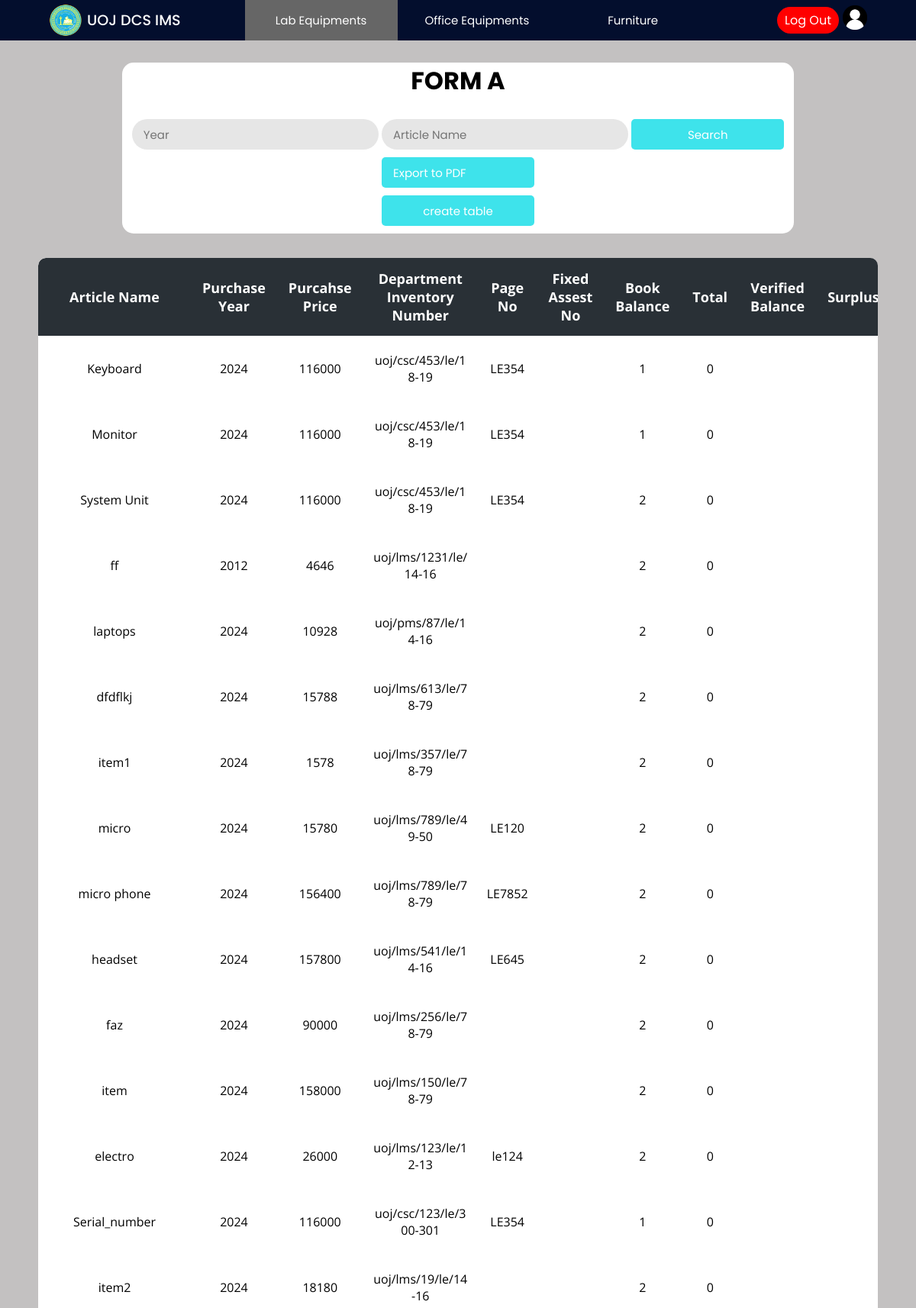
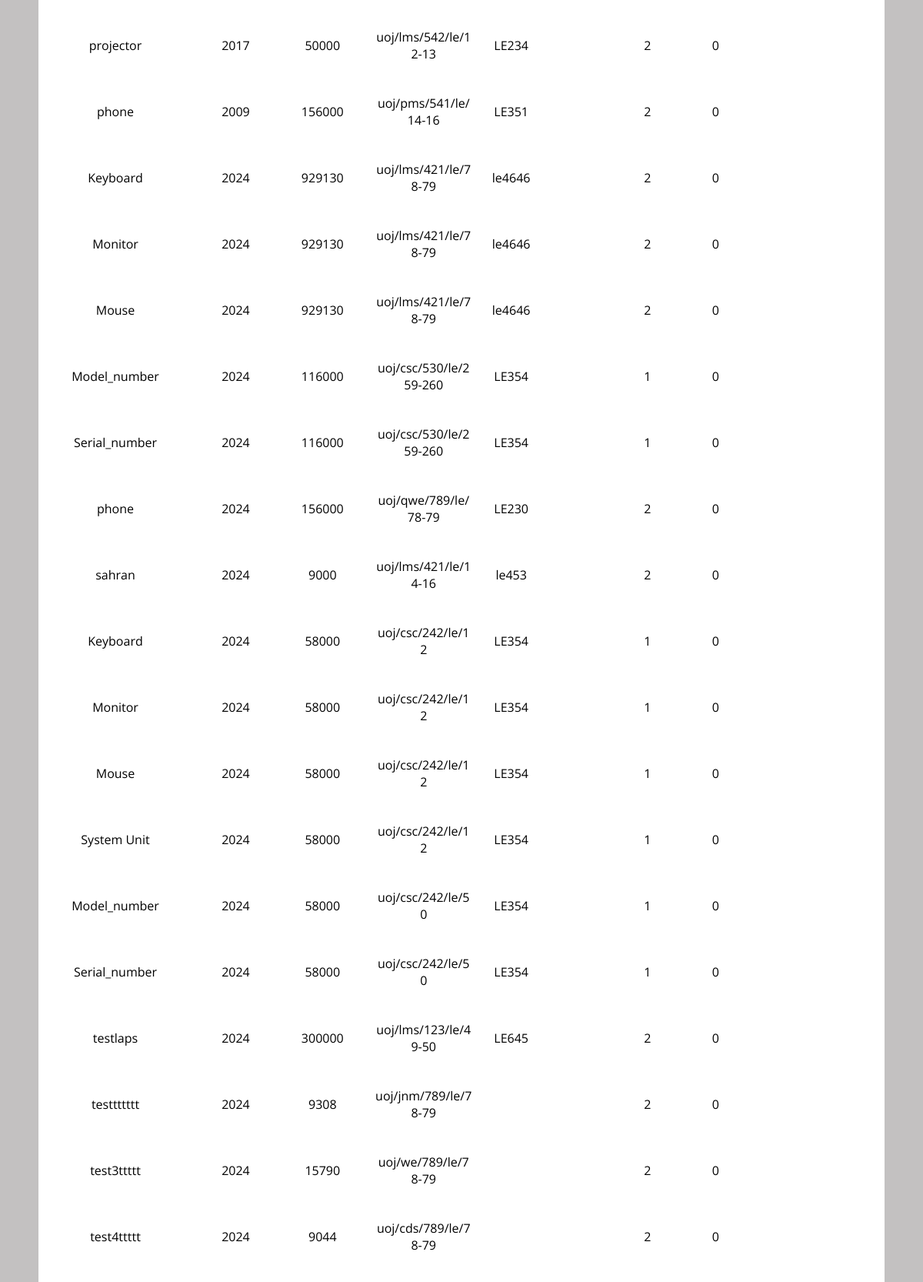
/Project/lab/labForm_A.php (signed in, upper part), run on the app's committed database (2 pictures, top to bottom).
### tables this page shows
CREATE TABLE `forma_table` (
  `description` varchar(200) NOT NULL,
  `purchase_year` year(4) NOT NULL,
  `purchase_value` decimal(10,0) NOT NULL,
  `master_inventory_no` varchar(50) NOT NULL,
  `dept_inventory_no` varchar(50) NOT NULL,
  `page_no` varchar(20) NOT NULL,
  `fixed_asset_no` varchar(50) NOT NULL,
  `book_balance` int(11) NOT NULL,
  `total` int(11) NOT NULL,
  `verified_balance` varchar(50) NOT NULL,
  `surplus` varchar(50) NOT NULL,
  `deficit` varchar(50) NOT NULL,
  `remarks` varchar(100) NOT NULL
);

### Project/lab/labForm_A.php (the view, shortened to what this page needs)
<?php
include("../config/connection.php");
if (isset($_GET['search'])) {
    $purchase_year = $_GET['year'];
    $description = $_GET['name'];
    if (!(empty($purchase_year)) and  !(empty($description))) {
        $queryinvoice = "SELECT * FROM forma_table WHERE purchase_year <= $purchase_year AND description='$description' ";
    } elseif (!(empty($purchase_year))) {
        $queryinvoice = "SELECT * FROM forma_table WHERE purchase_year <= $purchase_year ";
    } elseif (!(empty($description))) {
        $queryinvoice = "SELECT * FROM forma_table WHERE description='$description' ";
    } else {
        $queryinvoice = "SELECT * FROM forma_table ";
    }
    $resultinvoice = mysqli_query($con, $queryinvoice);
} else {
    $queryinvoice = "SELECT * FROM forma_table";
}
?>
<!DOCTYPE html>
<html lang="en">
<head>
    <link rel="stylesheet" href="../css/lab.css">
    <link rel="stylesheet" href="../css/main.css">
</head>
<body>
    <?php include "../header/header.php"; ?>
    <div class="main-container">
        <div class="container">
            <h2>FORM A</h2>
            <div>
                <form action="labForm_A.php" method="get">
                    <input type="number" placeholder="Year" name="year" value="<?php if (isset($_POST['year'])) {
                                                                                    echo $_POST['year'];
                                                                                } ?>" />
                    <input type="text" placeholder="Article Name" name="name" value="<?php if (isset($_POST['name'])) {
                                                                                            echo $_POST['name'];
                                                                                        } ?>" />
                    <input class="button" type="submit" name="search" value="Search" />
                    <a href="labForm_A.php?export=true&year=<?php
                                                            if (isset($_GET['year'])) {
                                                                echo urlencode($_GET['year']);
                                                            }
                                                            ?>"><input class="button" value="Export to PDF" /></a>
                </form>
                <a href="formATable.php"><input class="button" type="submit" name="create" value="create table" /></a>
            </div>
        </div>
        <div class="table-con">
            <table>
                <thead>
                    <tr>
                        <th>Article Name</th>
                        <th>Purchase Year</th>
                        <th>Purcahse Price</th>
                        <th>Department Inventory Number</th>
                        <th>Page No</th>
                        <th>Fixed Assest No</th>
                        <th>Book Balance</th>
                        <th>Total</th>
                        <th>Verified Balance</th>
                        <th>Surplus</th>
                    </tr>
                </thead>
                <tbody>
                    <?php
                    $resultinvoice = mysqli_query($con, $queryinvoice);
                    while ($rowinvoice = mysqli_fetch_assoc($resultinvoice)) {
                    ?>
                        <tr>
                            <td class="name"><?php echo $rowinvoice['description'] ?></td>
                            <td><?php echo $rowinvoice['purchase_year'] ?></td>
                            <td><?php echo $rowinvoice['purchase_value'] ?></td>
                            <td class="folio_number"><?php echo $rowinvoice['dept_inventory_no'] ?></td>
                            <td><?php echo $rowinvoice['page_no'] ?></td>
                            <td class="folio_number"><?php echo $rowinvoice['fixed_asset_no'] ?></td>
                            <td><?php echo $rowinvoice['book_balance'] ?></td>
                            <td><?php echo $rowinvoice['total'] ?></td>
                            <td><?php echo $rowinvoice['verified_balance'] ?></td>
                            <td><?php echo $rowinvoice['surplus'] ?></td>
                        </tr>
                    <?php
                    }
                    ?>
                </tbody>
            </table>
        </div>
    </div>
</body>
</html>

### Project/css/lab.css (style rules this page uses)
.main-container { padding: 50px; min-height: 100vh; height: fit-content; background: rgb(195, 193, 193); }
.container { text-align: center; background-color: white; border-radius: 15px; width: 80%; margin: auto; margin-bottom: 2rem; padding: 0 0 10px 0; }
h2 { font-size: 2rem; margin-bottom: 1rem; font-family: 'Poppins', sans-serif; }
.button { background: #3ee3eb; color: white; cursor: pointer; height: 40px; border-radius: 5px; padding: 0 15px 0 15px; border: none; font-family: 'Poppins', sans-serif; width: 200px; margin-top: 10px; }
table { border-collapse: collapse; border-radius: 10px; overflow: hidden; max-width: 100%; margin: 0 auto; position: relative; }
.table-con { border-collapse: collapse; background: #fff; border-radius: 10px; margin: auto; position: relative; font-family: 'Open Sans'; text-align: center; background: #fff; overflow: auto; }
.table-con td.name { max-width: 200px; word-wrap: break-word; min-width: 200px; }
.table-con td.folio_number { max-width: 150px; word-wrap: break-word; }
th { width: 200px; font-size: 18px; background: #293036; color: white; padding: 15px; }
td { padding: 12px; }
input { font-size: 15px; color: #666; background: #e6e6e6; height: 40px; border-radius: 20px; padding: 0 15px 0 15px; border: none; font-family: 'Poppins', sans-serif; }

### Project/css/main.css (style rules this page uses)
* { margin: 0; padding: 0; text-decoration: none; box-sizing: border-box; }
:root { --bg-gradient: linear-gradient(-135deg, #01064a, #21acc2); --bg-gray: #e6e6e6; --text-color: #666; --inp-color: #57b846; }
body { font-family: 'Poppins', sans-serif; }

### Project/css/header.css (style rules this page uses)
* { margin: 0; padding: 0; text-decoration: none; box-sizing: border-box; }
:root { background: linear-gradient(-135deg, #01064a, #21acc2); --bg-gray: #e6e6e6; --text-color: #666; --inp-color: #57b846; }
body { font-family: 'Poppins', sans-serif; margin-top: 30px; }

### data on the page
forma_table: description "Keyboard", purchase_year "2024", purchase_value "116000", dept_inventory_no "uoj/csc/453/le/18-19", page_no "LE354", book_balance "1", total "0"
forma_table: description "Monitor", purchase_year "2024", purchase_value "116000", dept_inventory_no "uoj/csc/453/le/18-19", page_no "LE354", book_balance "1", total "0"
forma_table: description "System Unit", purchase_year "2024", purchase_value "116000", dept_inventory_no "uoj/csc/453/le/18-19", page_no "LE354", book_balance "2", total "0"
forma_table: description "ff", purchase_year "2012", purchase_value "4646", dept_inventory_no "uoj/lms/1231/le/14-16", book_balance "2", total "0"
forma_table: description "laptops", purchase_year "2024", purchase_value "10928", dept_inventory_no "uoj/pms/87/le/14-16", book_balance "2", total "0"
forma_table: description "dfdflkj", purchase_year "2024", purchase_value "15788", dept_inventory_no "uoj/lms/613/le/78-79", book_balance "2", total "0"
forma_table: description "item1", purchase_year "2024", purchase_value "1578", dept_inventory_no "uoj/lms/357/le/78-79", book_balance "2", total "0"
forma_table: description "micro", purchase_year "2024", purchase_value "15780", dept_inventory_no "uoj/lms/789/le/49-50", page_no "LE120", book_balance "2", total "0"
forma_table: description "micro phone", purchase_year "2024", purchase_value "156400", dept_inventory_no "uoj/lms/789/le/78-79", page_no "LE7852", book_balance "2", total "0"
forma_table: description "headset", purchase_year "2024", purchase_value "157800", dept_inventory_no "uoj/lms/541/le/14-16", page_no "LE645", book_balance "2", total "0"
forma_table: description "faz", purchase_year "2024", purchase_value "90000", dept_inventory_no "uoj/lms/256/le/78-79", book_balance "2", total "0"
forma_table: description "item", purchase_year "2024", purchase_value "158000", dept_inventory_no "uoj/lms/150/le/78-79", book_balance "2", total "0"
forma_table: description "electro", purchase_year "2024", purchase_value "26000", dept_inventory_no "uoj/lms/123/le/12-13", page_no "le124", book_balance "2", total "0"
forma_table: description "Serial_number", purchase_year "2024", purchase_value "116000", dept_inventory_no "uoj/csc/123/le/300-301", page_no "LE354", book_balance "1", total "0"
forma_table: description "item2", purchase_year "2024", purchase_value "18180", dept_inventory_no "uoj/lms/19/le/14-16", book_balance "2", total "0"
forma_table: description "projector", purchase_year "2017", purchase_value "50000", dept_inventory_no "uoj/lms/542/le/12-13", page_no "LE234", book_balance "2", total "0"
forma_table: description "phone", purchase_year "2009", purchase_value "156000", dept_inventory_no "uoj/pms/541/le/14-16", page_no "LE351", book_balance "2", total "0"
forma_table: description "Keyboard", purchase_year "2024", purchase_value "929130", dept_inventory_no "uoj/lms/421/le/78-79", page_no "le4646", book_balance "2", total "0"
forma_table: description "Monitor", purchase_year "2024", purchase_value "929130", dept_inventory_no "uoj/lms/421/le/78-79", page_no "le4646", book_balance "2", total "0"
forma_table: description "Mouse", purchase_year "2024", purchase_value "929130", dept_inventory_no "uoj/lms/421/le/78-79", page_no "le4646", book_balance "2", total "0"
forma_table: description "Model_number", purchase_year "2024", purchase_value "116000", dept_inventory_no "uoj/csc/530/le/259-260", page_no "LE354", book_balance "1", total "0"
forma_table: description "Serial_number", purchase_year "2024", purchase_value "116000", dept_inventory_no "uoj/csc/530/le/259-260", page_no "LE354", book_balance "1", total "0"
forma_table: description "phone", purchase_year "2024", purchase_value "156000", dept_inventory_no "uoj/qwe/789/le/78-79", page_no "LE230", book_balance "2", total "0"
forma_table: description "sahran", purchase_year "2024", purchase_value "9000", dept_inventory_no "uoj/lms/421/le/14-16", page_no "le453", book_balance "2", total "0"
forma_table: description "Keyboard", purchase_year "2024", purchase_value "58000", dept_inventory_no "uoj/csc/242/le/12", page_no "LE354", book_balance "1", total "0"
forma_table: description "Monitor", purchase_year "2024", purchase_value "58000", dept_inventory_no "uoj/csc/242/le/12", page_no "LE354", book_balance "1", total "0"
forma_table: description "Mouse", purchase_year "2024", purchase_value "58000", dept_inventory_no "uoj/csc/242/le/12", page_no "LE354", book_balance "1", total "0"
forma_table: description "System Unit", purchase_year "2024", purchase_value "58000", dept_inventory_no "uoj/csc/242/le/12", page_no "LE354", book_balance "1", total "0"
forma_table: description "Model_number", purchase_year "2024", purchase_value "58000", dept_inventory_no "uoj/csc/242/le/50", page_no "LE354", book_balance "1", total "0"
forma_table: description "Serial_number", purchase_year "2024", purchase_value "58000", dept_inventory_no "uoj/csc/242/le/50", page_no "LE354", book_balance "1", total "0"
forma_table: description "testlaps", purchase_year "2024", purchase_value "300000", dept_inventory_no "uoj/lms/123/le/49-50", page_no "LE645", book_balance "2", total "0"
forma_table: description "testtttttt", purchase_year "2024", purchase_value "9308", dept_inventory_no "uoj/jnm/789/le/78-79", book_balance "2", total "0"
forma_table: description "test3ttttt", purchase_year "2024", purchase_value "15790", dept_inventory_no "uoj/we/789/le/78-79", book_balance "2", total "0"
forma_table: description "test4ttttt", purchase_year "2024", purchase_value "9044", dept_inventory_no "uoj/cds/789/le/78-79", book_balance "2", total "0"
